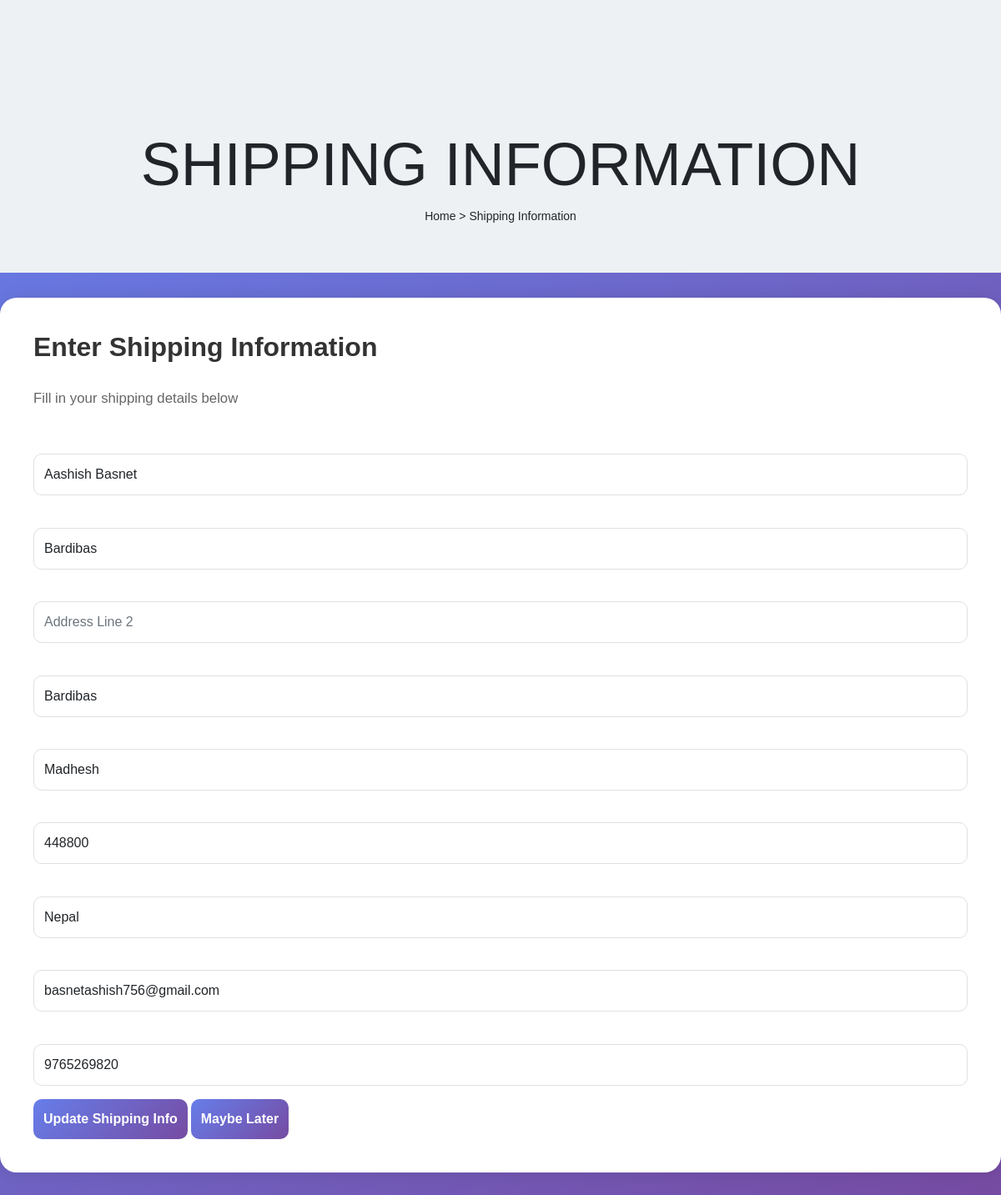
Screenshot of /update-info/ (signed in) with the database file from the repository.
### payment/models.py (models this page shows, shortened)
class ShippingAddress(models.Model):
    user = models.ForeignKey(
        User, on_delete=models.CASCADE, null=True, blank=True)
    shipping_full_name = models.CharField(max_length=255)
    shipping_address1 = models.CharField(max_length=255)
    shipping_address2 = models.CharField(max_length=255, null=True, blank=True)
    shipping_city = models.CharField(max_length=255)
    shipping_state = models.CharField(max_length=255, null=True, blank=True)
    shipping_zipcode = models.CharField(max_length=255, null=True, blank=True)
    shipping_country = models.CharField(max_length=255)
    shipping_email = models.EmailField(max_length=255, null=True, blank=True)
    shipping_phone = models.CharField(max_length=10, null=True, blank=True, validators=[
        RegexValidator(
            regex=r'^\d{10}$',
            message="Phone number must be exactly 10 digits."
        )])
    class Meta:
        verbose_name_plural = "Shipping Address"

### Home/views.py (the view)
# urls.py: path("update-info/", views.UpdateUserInfoView, name='update-info'),
def UpdateUserInfoView(request):
    if request.user.is_authenticated:
        current_user = Profile.objects.get(user__id=request.user.id)
        shipping_user = ShippingAddress.objects.get(user__id=request.user.id)
        form = UserInfoForm(request.POST or None, instance=current_user)
        shipping_form = ShippingForm(
            request.POST or None, instance=shipping_user)
        if form.is_valid() and shipping_form.is_valid():
            form.save()
            shipping_form.save()
            messages.success(request, "Your Info has been updated")
            return redirect('home')
        return render(request, "Home/update_user_info_template.html", {
            'form': form,
            'shipping_form': shipping_form})
    else:
        messages.warning(request, "You must be logged in to access the page")
        return redirect('home')

### Home/context_processors.py (called while the page is built)
def categories(request):
    categories = Categories.objects.all().order_by('-id')[:6]
    return {
        'categories': categories
    }

### cart/context_processors.py (called while the page is built)
def cart(request):
    return {
        'cart': Cart(request)
    }

### Home/templates/Home/update_user_info_template.html (shortened to what this page needs)
{% extends 'index.html' %}
{% load widget_tweaks %}
{% load static %}
{% block content %}
  <section class="hero-section position-relative bg-light-blue padding-medium">
    <div class="hero-content">
      <div class="container">
        <div class="row">
          <div class="text-center padding-large no-padding-bottom">
            <h1 class="display-2 text-uppercase text-dark">Shipping Information</h1>
            <div class="breadcrumbs">
              <span class="item"><a href="{% url 'home' %}">Home ></a></span>
              <span class="item">Shipping Information</span>
            </div>
          </div>
        </div>
      </div>
    </div>
  </section>
  <div class="form-wrapper">
    <div class="form-container position-relative">
      <h2 class="signup-title">Enter Shipping Information</h2>
      <p class="signup-subtitle">Fill in your shipping details below</p>
      <form method="POST" action="{% url 'update-info' %}">
        <div class="mb-3">
          {{ shipping_form.shipping_full_name|add_class:'form-control' }}
        </div>
        <div class="mb-3">
          {{ shipping_form.shipping_address1|add_class:'form-control' }}
        </div>
        <div class="mb-3">
          {{ shipping_form.shipping_address2|add_class:'form-control' }}
        </div>
        <div class="mb-3">
          {{ shipping_form.shipping_city|add_class:'form-control' }}
        </div>
        <div class="mb-3">
          {{ shipping_form.shipping_state|add_class:'form-control' }}
        </div>
        <div class="mb-3">
          {{ shipping_form.shipping_zipcode|add_class:'form-control' }}
        </div>
        <div class="mb-3">
          {{ shipping_form.shipping_country|add_class:'form-control' }}
        </div>
        <div class="mb-3">
          {{ shipping_form.shipping_email|add_class:'form-control' }}
        </div>
        <div class="mb-3">
          {{ shipping_form.shipping_phone|add_class:'form-control' }}
        </div>
        <button type="submit" class="btn btn-shipping">Update Shipping Info</button>
        <a href="{% url 'home' %}"><button type="button" class="btn btn-shipping">Maybe Later</button></a>
      </form>
    </div>
  </div>
{% endblock %}

### static/style.css (style rules this page uses)
:root { --accent-color: #717171; --white-color: #fff; --black-color: #000; --gray-color: #f3f3f3; --gray-color-300: #d8d8d8; --gray-color-500: #aeaeae; --gray-color-800: #3a3a3a; --light-gray-color: #d7dddf; --primary-color: #72aec8; --bs-primary-rgb: 114, 174, 200; --light-color: #f8f9fa; --dark-color: #212529; --light-blue-color: #edf1f3; --navbar-color-color: #131814; --swiper-theme-color: #4a4a4a; --swiper-pagination-color: #4a4a4a; }
:root { --body-font: "Lato", sans-serif; --heading-font: "Jost", sans-serif; }
*, *::before, *::after { -webkit-box-sizing: border-box; -moz-box-sizing: border-box; box-sizing: border-box; }
html { box-sizing: border-box; }
body { font-family: var(--body-font); font-size: 14px; font-weight: 500; line-height: 1.6; margin: 0; }
p { font-size: 1.2em; color: var(--gray-color-500); }
a { color: var(--dark-color); text-decoration: none; transition: 0.3s color ease-out; }
.bg-light-blue { background: var(--light-blue-color); }
.padding-medium { padding-top: 4em; padding-bottom: 4em; }
.padding-large { padding-top: 7em; padding-bottom: 7em; }
.no-padding-bottom { padding-bottom: 0 !important; }

### Home/templates/Home/update_user_info_template.html (style rules this page uses)
body { font-family: 'Poppins', sans-serif; background: linear-gradient(135deg, #667eea 0%, #764ba2 100%); min-height: 100vh; }
.form-wrapper { display: flex; align-items: center; justify-self: center; justify-content: center; margin-top: 30px; margin-bottom: 30px; width: 100%; max-width: 1500px; display: flex; border-radius: 20px; box-shadow: 0 0 20px rgba(0, 0, 0, 0.1); overflow: hidden; background-color: #ffffff; }
.form-container { padding: 40px; width: 100%; }
.form-control { border-radius: 10px; padding: 12px; border: 1px solid #e0e0e0; }
.btn-shipping { background: linear-gradient(135deg, #667eea 0%, #764ba2 100%); border: none; border-radius: 10px; color: white; font-weight: 600; padding: 12px; transition: all 0.3s ease; }
.signup-title { color: #333; font-weight: 600; margin-bottom: 30px; }
.signup-subtitle { color: #666; margin-bottom: 30px; }

### rows the page displays
ShippingAddress: shipping_full_name "Aashish Basnet", shipping_address1 "Bardibas", shipping_city "Bardibas", shipping_state "Madhesh", shipping_zipcode "448800", shipping_country "Nepal", shipping_email "basnetashish756@gmail.com", shipping_phone "9765269820"
